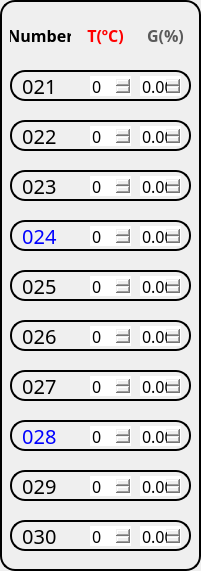
      <widget class="QFrame" name="frame_8">
       <property name="geometry">
        <rect>
         <x>450</x>
         <y>10</y>
         <width>201</width>
         <height>571</height>
        </rect>
       </property>
       <property name="styleSheet">
        <string notr="true">background-color:None;
border: 2px solid rgb(0,0,0);
border-radius: 15px;</string>
       </property>
       <property name="frameShape">
        <enum>QFrame::StyledPanel</enum>
       </property>
       <property name="frameShadow">
        <enum>QFrame::Raised</enum>
       </property>
       <widget class="QLabel" name="sensor_name_61">
        <property name="geometry">
         <rect>
          <x>10</x>
          <y>70</y>
          <width>181</width>
          <height>31</height>
         </rect>
        </property>
        <property name="font">
         <font>
          <family>KoPubWorld돋움체 Medium</family>
          <pointsize>15</pointsize>
         </font>
        </property>
        <property name="styleSheet">
         <string notr="true">background-color:None;
border: 2px solid rgb(0,0,0);
border-radius: 15px;</string>
        </property>
        <property name="text">
         <string> 021</string>
        </property>
        <property name="alignment">
         <set>Qt::AlignLeading|Qt::AlignLeft|Qt::AlignVCenter</set>
        </property>
       </widget>
       <widget class="QLabel" name="sensor_name_62">
        <property name="geometry">
         <rect>
          <x>10</x>
          <y>120</y>
          <width>181</width>
          <height>31</height>
         </rect>
        </property>
        <property name="font">
         <font>
          <family>KoPubWorld돋움체 Medium</family>
          <pointsize>15</pointsize>
         </font>
        </property>
        <property name="styleSheet">
         <string notr="true">background-color:None;
border: 2px solid rgb(0,0,0);
border-radius: 15px;</string>
        </property>
        <property name="text">
         <string> 022</string>
        </property>
        <property name="alignment">
         <set>Qt::AlignLeading|Qt::AlignLeft|Qt::AlignVCenter</set>
        </property>
       </widget>
       <widget class="QLabel" name="sensor_name_63">
        <property name="geometry">
         <rect>
          <x>10</x>
          <y>170</y>
          <width>181</width>
          <height>31</height>
         </rect>
        </property>
        <property name="font">
         <font>
          <family>KoPubWorld돋움체 Medium</family>
          <pointsize>15</pointsize>
         </font>
        </property>
        <property name="styleSheet">
         <string notr="true">background-color:None;
border: 2px solid rgb(0,0,0);
border-radius: 15px;</string>
        </property>
        <property name="text">
         <string> 023</string>
        </property>
        <property name="alignment">
         <set>Qt::AlignLeading|Qt::AlignLeft|Qt::AlignVCenter</set>
        </property>
       </widget>
       <widget class="QLabel" name="sensor_name_64">
        <property name="geometry">
         <rect>
          <x>10</x>
          <y>220</y>
          <width>181</width>
          <height>31</height>
         </rect>
        </property>
        <property name="font">
         <font>
          <family>KoPubWorld돋움체 Medium</family>
          <pointsize>15</pointsize>
         </font>
        </property>
        <property name="styleSheet">
         <string notr="true">background-color:None;
border: 2px solid rgb(0,0,0);
border-radius: 15px;
color:blue;</string>
        </property>
        <property name="text">
         <string> 024</string>
        </property>
        <property name="alignment">
         <set>Qt::AlignLeading|Qt::AlignLeft|Qt::AlignVCenter</set>
        </property>
       </widget>
       <widget class="QLabel" name="sensor_name_65">
        <property name="geometry">
         <rect>
          <x>10</x>
          <y>270</y>
          <width>181</width>
          <height>31</height>
         </rect>
        </property>
        <property name="font">
         <font>
          <family>KoPubWorld돋움체 Medium</family>
          <pointsize>15</pointsize>
         </font>
        </property>
        <property name="styleSheet">
         <string notr="true">background-color:None;
border: 2px solid rgb(0,0,0);
border-radius: 15px;</string>
        </property>
        <property name="text">
         <string> 025</string>
        </property>
        <property name="alignment">
         <set>Qt::AlignLeading|Qt::AlignLeft|Qt::AlignVCenter</set>
        </property>
       </widget>
       <widget class="QLabel" name="sensor_name_66">
        <property name="geometry">
         <rect>
          <x>10</x>
          <y>320</y>
          <width>181</width>
          <height>31</height>
         </rect>
        </property>
        <property name="font">
         <font>
          <family>KoPubWorld돋움체 Medium</family>
          <pointsize>15</pointsize>
         </font>
        </property>
        <property name="styleSheet">
         <string notr="true">background-color:None;
border: 2px solid rgb(0,0,0);
border-radius: 15px;</string>
        </property>
        <property name="text">
         <string> 026</string>
        </property>
        <property name="alignment">
         <set>Qt::AlignLeading|Qt::AlignLeft|Qt::AlignVCenter</set>
        </property>
       </widget>
       <widget class="QLabel" name="sensor_name_67">
        <property name="geometry">
         <rect>
          <x>10</x>
          <y>370</y>
          <width>181</width>
          <height>31</height>
         </rect>
        </property>
        <property name="font">
         <font>
          <family>KoPubWorld돋움체 Medium</family>
          <pointsize>15</pointsize>
         </font>
        </property>
        <property name="styleSheet">
         <string notr="true">background-color:None;
border: 2px solid rgb(0,0,0);
border-radius: 15px;</string>
        </property>
        <property name="text">
         <string> 027</string>
        </property>
        <property name="alignment">
         <set>Qt::AlignLeading|Qt::AlignLeft|Qt::AlignVCenter</set>
        </property>
       </widget>
       <widget class="QLabel" name="sensor_name_68">
        <property name="geometry">
         <rect>
          <x>10</x>
          <y>420</y>
          <width>181</width>
          <height>31</height>
         </rect>
        </property>
        <property name="font">
         <font>
          <family>KoPubWorld돋움체 Medium</family>
          <pointsize>15</pointsize>
         </font>
        </property>
        <property name="styleSheet">
         <string notr="true">background-color:None;
border: 2px solid rgb(0,0,0);
border-radius: 15px;
color:blue;</string>
        </property>
        <property name="text">
         <string> 028</string>
        </property>
        <property name="alignment">
         <set>Qt::AlignLeading|Qt::AlignLeft|Qt::AlignVCenter</set>
        </property>
       </widget>
       <widget class="QLabel" name="sensor_name_69">
        <property name="geometry">
         <rect>
          <x>10</x>
          <y>470</y>
          <width>181</width>
          <height>31</height>
         </rect>
        </property>
        <property name="font">
         <font>
          <family>KoPubWorld돋움체 Medium</family>
          <pointsize>15</pointsize>
         </font>
        </property>
        <property name="styleSheet">
         <string notr="true">background-color:None;
border: 2px solid rgb(0,0,0);
border-radius: 15px;</string>
        </property>
        <property name="text">
         <string> 029</string>
        </property>
        <property name="alignment">
         <set>Qt::AlignLeading|Qt::AlignLeft|Qt::AlignVCenter</set>
        </property>
       </widget>
       <widget class="QLabel" name="sensor_name_70">
        <property name="geometry">
         <rect>
          <x>10</x>
          <y>520</y>
          <width>181</width>
          <height>31</height>
         </rect>
        </property>
        <property name="font">
         <font>
          <family>KoPubWorld돋움체 Medium</family>
          <pointsize>15</pointsize>
         </font>
        </property>
        <property name="styleSheet">
         <string notr="true">background-color:None;
border: 2px solid rgb(0,0,0);
border-radius: 15px;</string>
        </property>
        <property name="text">
         <string> 030</string>
        </property>
        <property name="alignment">
         <set>Qt::AlignLeading|Qt::AlignLeft|Qt::AlignVCenter</set>
        </property>
       </widget>
       <widget class="QLabel" name="label_26">
        <property name="geometry">
         <rect>
          <x>10</x>
          <y>20</y>
          <width>61</width>
          <height>31</height>
         </rect>
        </property>
        <property name="font">
         <font>
          <family>KoPubWorld돋움체 Medium</family>
          <pointsize>12</pointsize>
          <weight>75</weight>
          <bold>true</bold>
         </font>
        </property>
        <property name="styleSheet">
         <string notr="true">background-color:None;
border: None;</string>
        </property>
        <property name="text">
         <string>Number</string>
        </property>
        <property name="alignment">
         <set>Qt::AlignCenter</set>
        </property>
       </widget>
       <widget class="QLabel" name="label_27">
        <property name="geometry">
         <rect>
          <x>80</x>
          <y>20</y>
          <width>51</width>
          <height>31</height>
         </rect>
        </property>
        <property name="font">
         <font>
          <family>KoPubWorld돋움체 Medium</family>
          <pointsize>12</pointsize>
          <weight>75</weight>
          <bold>true</bold>
         </font>
        </property>
        <property name="styleSheet">
         <string notr="true">background-color:None;
border: None;
color:rgb(255,0,0);</string>
        </property>
        <property name="text">
         <string>T(ºC)</string>
        </property>
        <property name="alignment">
         <set>Qt::AlignCenter</set>
        </property>
       </widget>
       <widget class="QLabel" name="label_28">
        <property name="geometry">
         <rect>
          <x>140</x>
          <y>20</y>
          <width>51</width>
          <height>31</height>
         </rect>
        </property>
        <property name="font">
         <font>
          <family>KoPubWorld돋움체 Medium</family>
          <pointsize>12</pointsize>
          <weight>75</weight>
          <bold>true</bold>
         </font>
        </property>
        <property name="styleSheet">
         <string notr="true">background-color:None;
border: None;
color:rgb(90,90,90);</string>
        </property>
        <property name="text">
         <string>G(%)</string>
        </property>
        <property name="alignment">
         <set>Qt::AlignCenter</set>
        </property>
       </widget>
       <widget class="QSpinBox" name="spinBox_21">
        <property name="geometry">
         <rect>
          <x>90</x>
          <y>76</y>
          <width>41</width>
          <height>20</height>
         </rect>
        </property>
        <property name="font">
         <font>
          <family>KoPubWorld돋움체 Medium</family>
          <pointsize>12</pointsize>
         </font>
        </property>
        <property name="styleSheet">
         <string notr="true">border:None;
background-color:None;</string>
        </property>
       </widget>
       <widget class="QDoubleSpinBox" name="doubleSpinBox_21">
        <property name="geometry">
         <rect>
          <x>140</x>
          <y>76</y>
          <width>41</width>
          <height>20</height>
         </rect>
        </property>
        <property name="font">
         <font>
          <family>KoPubWorld돋움체 Medium</family>
          <pointsize>12</pointsize>
         </font>
        </property>
        <property name="styleSheet">
         <string notr="true">border:None;</string>
        </property>
       </widget>
       <widget class="QSpinBox" name="spinBox_22">
        <property name="geometry">
         <rect>
          <x>90</x>
          <y>126</y>
          <width>41</width>
          <height>20</height>
         </rect>
        </property>
        <property name="font">
         <font>
          <family>KoPubWorld돋움체 Medium</family>
          <pointsize>12</pointsize>
         </font>
        </property>
        <property name="styleSheet">
         <string notr="true">border:None;
background-color:None;</string>
        </property>
       </widget>
       <widget class="QDoubleSpinBox" name="doubleSpinBox_22">
        <property name="geometry">
         <rect>
          <x>140</x>
          <y>126</y>
          <width>41</width>
          <height>20</height>
         </rect>
        </property>
        <property name="font">
         <font>
          <family>KoPubWorld돋움체 Medium</family>
          <pointsize>12</pointsize>
         </font>
        </property>
        <property name="styleSheet">
         <string notr="true">border:None;</string>
        </property>
       </widget>
       <widget class="QSpinBox" name="spinBox_23">
        <property name="geometry">
         <rect>
          <x>90</x>
          <y>176</y>
          <width>41</width>
          <height>20</height>
         </rect>
        </property>
        <property name="font">
         <font>
          <family>KoPubWorld돋움체 Medium</family>
          <pointsize>12</pointsize>
         </font>
        </property>
        <property name="styleSheet">
         <string notr="true">border:None;
background-color:None;</string>
        </property>
       </widget>
       <widget class="QDoubleSpinBox" name="doubleSpinBox_23">
        <property name="geometry">
         <rect>
          <x>140</x>
          <y>176</y>
          <width>41</width>
          <height>20</height>
         </rect>
        </property>
        <property name="font">
         <font>
          <family>KoPubWorld돋움체 Medium</family>
          <pointsize>12</pointsize>
         </font>
        </property>
        <property name="styleSheet">
         <string notr="true">border:None;</string>
        </property>
       </widget>
       <widget class="QSpinBox" name="spinBox_24">
        <property name="geometry">
         <rect>
          <x>90</x>
          <y>226</y>
          <width>41</width>
          <height>20</height>
         </rect>
        </property>
        <property name="font">
         <font>
          <family>KoPubWorld돋움체 Medium</family>
          <pointsize>12</pointsize>
         </font>
        </property>
        <property name="styleSheet">
         <string notr="true">border:None;
background-color:None;</string>
        </property>
       </widget>
       <widget class="QDoubleSpinBox" name="doubleSpinBox_24">
        <property name="geometry">
         <rect>
          <x>140</x>
          <y>226</y>
          <width>41</width>
          <height>20</height>
         </rect>
        </property>
        <property name="font">
         <font>
          <family>KoPubWorld돋움체 Medium</family>
          <pointsize>12</pointsize>
         </font>
        </property>
        <property name="styleSheet">
         <string notr="true">border:None;</string>
        </property>
       </widget>
       <widget class="QSpinBox" name="spinBox_25">
        <property name="geometry">
         <rect>
          <x>90</x>
          <y>276</y>
          <width>41</width>
          <height>20</height>
         </rect>
        </property>
        <property name="font">
         <font>
          <family>KoPubWorld돋움체 Medium</family>
          <pointsize>12</pointsize>
         </font>
        </property>
        <property name="styleSheet">
         <string notr="true">border:None;
background-color:None;</string>
        </property>
       </widget>
       <widget class="QDoubleSpinBox" name="doubleSpinBox_25">
        <property name="geometry">
         <rect>
          <x>140</x>
          <y>276</y>
          <width>41</width>
          <height>20</height>
         </rect>
        </property>
        <property name="font">
         <font>
          <family>KoPubWorld돋움체 Medium</family>
          <pointsize>12</pointsize>
         </font>
        </property>
        <property name="styleSheet">
         <string notr="true">border:None;</string>
        </property>
       </widget>
       <widget class="QSpinBox" name="spinBox_26">
        <property name="geometry">
         <rect>
          <x>90</x>
          <y>326</y>
          <width>41</width>
          <height>20</height>
         </rect>
        </property>
        <property name="font">
         <font>
          <family>KoPubWorld돋움체 Medium</family>
          <pointsize>12</pointsize>
         </font>
        </property>
        <property name="styleSheet">
         <string notr="true">border:None;
background-color:None;</string>
        </property>
       </widget>
       <widget class="QDoubleSpinBox" name="doubleSpinBox_26">
        <property name="geometry">
         <rect>
          <x>140</x>
          <y>326</y>
          <width>41</width>
          <height>20</height>
         </rect>
        </property>
        <property name="font">
         <font>
          <family>KoPubWorld돋움체 Medium</family>
          <pointsize>12</pointsize>
         </font>
        </property>
        <property name="styleSheet">
         <string notr="true">border:None;</string>
        </property>
       </widget>
       <widget class="QSpinBox" name="spinBox_27">
        <property name="geometry">
         <rect>
          <x>90</x>
          <y>376</y>
          <width>41</width>
          <height>20</height>
         </rect>
        </property>
        <property name="font">
         <font>
          <family>KoPubWorld돋움체 Medium</family>
          <pointsize>12</pointsize>
         </font>
        </property>
        <property name="styleSheet">
         <string notr="true">border:None;
background-color:None;</string>
        </property>
       </widget>
       <widget class="QDoubleSpinBox" name="doubleSpinBox_27">
        <property name="geometry">
         <rect>
          <x>140</x>
          <y>376</y>
          <width>41</width>
          <height>20</height>
         </rect>
        </property>
        <property name="font">
         <font>
          <family>KoPubWorld돋움체 Medium</family>
          <pointsize>12</pointsize>
         </font>
        </property>
        <property name="styleSheet">
         <string notr="true">border:None;</string>
        </property>
       </widget>
       <widget class="QSpinBox" name="spinBox_28">
        <property name="geometry">
         <rect>
          <x>90</x>
          <y>426</y>
          <width>41</width>
          <height>20</height>
         </rect>
        </property>
        <property name="font">
         <font>
          <family>KoPubWorld돋움체 Medium</family>
          <pointsize>12</pointsize>
         </font>
        </property>
        <property name="styleSheet">
         <string notr="true">border:None;
background-color:None;</string>
        </property>
       </widget>
       <widget class="QDoubleSpinBox" name="doubleSpinBox_28">
        <property name="geometry">
         <rect>
          <x>140</x>
          <y>426</y>
          <width>41</width>
          <height>20</height>
         </rect>
        </property>
        <property name="font">
         <font>
          <family>KoPubWorld돋움체 Medium</family>
          <pointsize>12</pointsize>
         </font>
        </property>
        <property name="styleSheet">
         <string notr="true">border:None;</string>
        </property>
       </widget>
       <widget class="QSpinBox" name="spinBox_29">
        <property name="geometry">
         <rect>
          <x>90</x>
          <y>476</y>
          <width>41</width>
          <height>20</height>
         </rect>
        </property>
        <property name="font">
         <font>
          <family>KoPubWorld돋움체 Medium</family>
          <pointsize>12</pointsize>
         </font>
        </property>
        <property name="styleSheet">
         <string notr="true">border:None;
background-color:None;</string>
        </property>
       </widget>
       <widget class="QDoubleSpinBox" name="doubleSpinBox_29">
        <property name="geometry">
         <rect>
          <x>140</x>
          <y>476</y>
          <width>41</width>
          <height>20</height>
         </rect>
        </property>
        <property name="font">
         <font>
          <family>KoPubWorld돋움체 Medium</family>
          <pointsize>12</pointsize>
         </font>
        </property>
        <property name="styleSheet">
         <string notr="true">border:None;</string>
        </property>
       </widget>
       <widget class="QSpinBox" name="spinBox_30">
        <property name="geometry">
         <rect>
          <x>90</x>
          <y>526</y>
          <width>41</width>
          <height>20</height>
         </rect>
        </property>
        <property name="font">
         <font>
          <family>KoPubWorld돋움체 Medium</family>
          <pointsize>12</pointsize>
         </font>
        </property>
        <property name="styleSheet">
         <string notr="true">border:None;
background-color:None;</string>
        </property>
       </widget>
       <widget class="QDoubleSpinBox" name="doubleSpinBox_30">
        <property name="geometry">
         <rect>
          <x>140</x>
          <y>526</y>
          <width>41</width>
          <height>20</height>
         </rect>
        </property>
        <property name="font">
         <font>
          <family>KoPubWorld돋움체 Medium</family>
          <pointsize>12</pointsize>
         </font>
        </property>
        <property name="styleSheet">
         <string notr="true">border:None;</string>
        </property>
       </widget>
      </widget>
